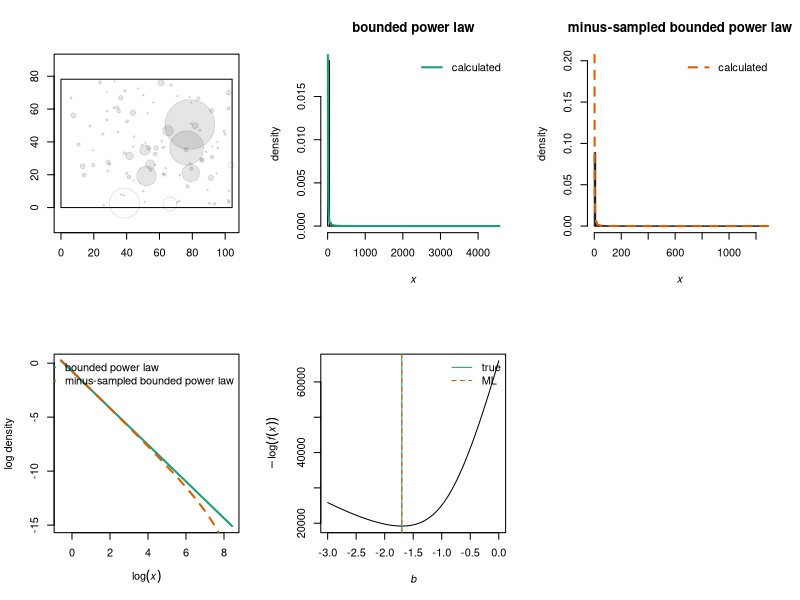

Source code (R):
rm(list = ls())
library(RColorBrewer)

#normalization constant C from Equation 2 in Edwards et al
#arguments:
#min mass xmin
#max mass xmax
#exponent b of bounded power law distribution
#Value: normalization constant C as in Equation 2 of Edwards
getC <- function(xmin, xmax, b){
  if(b == -1){
    return(1 / (log(xmax) - log(xmin)))
  } else {
    return((b + 1) / (xmax ^ (b + 1) - xmin ^(b + 1)))
  }
}

#bounded power law density
#Arguments:
#x: value at which to get density
#b: power law coefficient
#C: normalization constant
#xmin, xmax: min and max for bounded power law
#Value: density f(x) at x
dboundedpowerlaw <- function(x, b, C, xmin, xmax){
  fx <- C * x ^ b
  fx[x < xmin] <- 0
  fx[x > xmax] <- 0
  return(fx)
}

#calculate pi(r), the probability we minus-sample a circle of radius r
#Arguments:
#w, v: rectangular window dimensions
#r: circle radius
#Value: probability a circle of radius r is minus-sampled
getpir <- function(w, v, r){
  return((w - 2 * r) * (v - 2 * r) / (w * v)) #area in which we can minus-sample a circle of radius r / window area
}

#density for minus-sampled bounded power law (in form we can supply to optimizer)
#Arguments:
#b: power law coefficient
#x: value at which to get density
#xmin, min for bounded power law
#w, v: width and height of sampling window (ASSUMES v <= w and xmax greater than largest observable object)
#Value: density f(x) at x
dMSBPLanalytic <- function(b, x, xmin, w, v){
  numerator <- 4 / pi * x ^ (b + 1) - 2 * (w + v) / sqrt(pi) * x ^ (b + 0.5) + w * v * x ^ b
  xmw <- pi / 4 * v ^ 2 #largest circle we can fit in window
  if(b == -2){#special case for denominator
    dplus <- w * v / (b + 1) * xmw ^ (b + 1) - 2 * (w + v) / (sqrt(pi) * (b + 1.5)) * xmw ^ (b + 1.5) + 4 / pi * log(xmw)
    dminus <- w * v / (b + 1) * xmin ^ (b + 1) - 2 * (w + v) / (sqrt(pi) * (b + 1.5)) * xmin ^ (b + 1.5) + 4 / pi * log(xmin)
  } else if (b == - 1.5){#special case for denominator
    dplus <- w * v / (b + 1) * xmw ^ (b + 1) - 2 * (w + v) / sqrt(pi) * log(xmw) + 4 / (pi * (b + 2)) * xmw ^ (b + 2)
    dminus <- w * v / (b + 1) * xmin ^ (b + 1) - 2 * (w + v) / sqrt(pi) * log(xmin) + 4 / (pi * (b + 2)) * xmin ^ (b + 2)
  } else if (b == -1){#special case for denominator
    dplus <- w * v * log(xmw) - 2 * (w + v) / (sqrt(pi) * (b + 1.5)) * xmw ^ (b + 1.5) + 4 / (pi * (b + 2)) * xmw ^ (b + 2)
    dminus <- w * v * log(xmin) - 2 * (w + v) / (sqrt(pi) * (b + 1.5)) * xmin ^ (b + 1.5) + 4 / (pi * (b + 2)) * xmin ^ (b + 2)
  } else {
    dplus <- w * v / (b + 1) * xmw ^ (b + 1) - 2 * (w + v) / (sqrt(pi) * (b + 1.5)) * xmw ^ (b + 1.5) + 4 / (pi * (b + 2)) * xmw ^ (b + 2)
    dminus <- w * v / (b + 1) * xmin ^ (b + 1) - 2 * (w + v) / (sqrt(pi) * (b + 1.5)) * xmin ^ (b + 1.5) + 4 / (pi * (b + 2)) * xmin ^ (b + 2)
  }
  denominator <- dplus - dminus
  fx <- numerator / denominator
  fx[x < xmin] <- 0
  fx[x > xmw] <- 0
  return(fx)
}

#negative log likelihood for minus-sampled bounded power law (in form we can supply to optimizer)
#Arguments:
#b: power law coefficient
#x: vector of sizes
#xmin, min for bounded power law
#w, v: width and height of sampling window (ASSUMES v <= w and xmax greater than largest observable object)
#Value: negative log likelihood for observations x, with parameter b
negloglikMSBPL <- function(b, x, w, v){
  xmin <- min(x) #this is maximum likelihood estimate
  logfx <- sum(log(dMSBPLanalytic(b = b, x = x, xmin = xmin, w = w, v = v)))
  return(-logfx)
}

#plot negative log likelihood against b for minus-sampled bounded power law
#Arguments:
#x: vector of sizes
#w: width of window
#v: height of window
#Value: plot of negative log likelihood against b
plotnegloglik <- function(x, w, v){
  b <- seq(from = -3, to = -1e-6, length.out = 100)
  negllvec <- numeric(3)
  for(i in 1:100){
    negllvec[i] <- negloglikMSBPL(b = b[i], x = x, w = w, v = v)
  }
  plot(b, negllvec, type = "l", xlab = expression(italic(b)), ylab = expression(-log(italic(f(x)))))  
}

#maximum likelihood estimate of b for minus-sampled bounded power law
#Arguments:
#x: vector of sizes
#w: width of window
#v: height of window
#Value: object returned by optimize(), for which $minimum is the ML estimate and $objective is the negative log likelihood
estimatebMSBPL <- function(x, w, v){
  return(optimize(f = negloglikMSBPL, interval = c(-3, 0), x = x, w = w, v = v))
}

#density for minus-sampled bounded power law
#Arguments:
#x: value at which to get density
#b: power law coefficient
#C: normalization constant
#xmin, xmax: min and max for bounded power law
#w, v: width and height of sampling window (ASSUMES v <= w)
#Value: density f(x) at x
#NOTE: NOT SURE ABOUT JACOBIAN YET
dMSBPL <- function(x, b, C, xmin, xmax, w, v){
  Jacobian <- 1 / (2 * sqrt(pi * x))
  #numerator <- C / (w * v) * (4 / pi * x ^ (b + 1) - 2 * (w + v) / sqrt(pi) * x ^ (b + 0.5) + w * v * x ^ b) #includes factor C / (w * v) that cancels with denominator
  numerator <- 4 / pi * x ^ (b + 1) - 2 * (w + v) / sqrt(pi) * x ^ (b + 0.5) + w * v * x ^ b
  #numerator <- numerator * Jacobian #change of variables needed?
  
  n2 <- dboundedpowerlaw(x = x, b = b, C = C, xmin = xmin, xmax = xmax) * getpir(w = w, v = v, r = sqrt(x / pi))
  #n2 <- n2 * Jacobian #CHECK: JACOBIAN NEEDED HERE?

  xmw <- pi / 4 * v ^ 2 #largest circle we can fit in window
  if(b == -2){#special case for denominator
    dplus <- w * v / (b + 1) * xmw ^ (b + 1) - 2 * (w + v) / (sqrt(pi) * (b + 1.5)) * xmw ^ (b + 1.5) + 4 / pi * log(xmw)
    dminus <- w * v / (b + 1) * xmin ^ (b + 1) - 2 * (w + v) / (sqrt(pi) * (b + 1.5)) * xmin ^ (b + 1.5) + 4 / pi * log(xmin)
  } else if (b == - 1.5){#special case for denominator
    dplus <- w * v / (b + 1) * xmw ^ (b + 1) - 2 * (w + v) / sqrt(pi) * log(xmw) + 4 / (pi * (b + 2)) * xmw ^ (b + 2)
    dminus <- w * v / (b + 1) * xmin ^ (b + 1) - 2 * (w + v) / sqrt(pi) * log(xmin) + 4 / (pi * (b + 2)) * xmin ^ (b + 2)
  } else if (b == -1){#special case for denominator
    dplus <- w * v * log(xmw) - 2 * (w + v) / (sqrt(pi) * (b + 1.5)) * xmw ^ (b + 1.5) + 4 / (pi * (b + 2)) * xmw ^ (b + 2)
    dminus <- w * v * log(xmin) - 2 * (w + v) / (sqrt(pi) * (b + 1.5)) * xmin ^ (b + 1.5) + 4 / (pi * (b + 2)) * xmin ^ (b + 2)
  } else {
    dplus <- w * v / (b + 1) * xmw ^ (b + 1) - 2 * (w + v) / (sqrt(pi) * (b + 1.5)) * xmw ^ (b + 1.5) + 4 / (pi * (b + 2)) * xmw ^ (b + 2)
    dminus <- w * v / (b + 1) * xmin ^ (b + 1) - 2 * (w + v) / (sqrt(pi) * (b + 1.5)) * xmin ^ (b + 1.5) + 4 / (pi * (b + 2)) * xmin ^ (b + 2)
  }
  denominator <- dplus - dminus
  d2 <- dMSBPLintegral(b = b, C = C, w = w, v = v, xmin = xmin, xmax = xmax, xmaxminus = xmw)

  fx1 <- numerator / denominator
  fx2 <- n2 / d2$value #USING NUMERICAL INTEGRAL FOR NOW: we can always make this form work for other distributions
  
  print("overall check:")
  print(head(cbind(fx1, fx2)))
  
  fx2[x < xmin] <- 0
  fx2[x > xmw] <- 0
  return(fx2)
}

#numerical check on denominator for minus-sampled bounded power law
#Arguments:
#b: power law coefficient
#C: normalization constant
#w, v: width and height of sampling window (ASSUMES v < w)
#xmin, xmax: min and max for bounded power law
#xmaxminus: max area we can fit in window
#Value: numerical integral of what I think is numerator of minus-sampled bounded power law
dMSBPLintegral <- function(b, C, w, v, xmin, xmax, xmaxminus){
  myfunction <- function(x){
      f <- dboundedpowerlaw(x = x, b = b, C = C, xmin = xmin, xmax = xmax) * getpir(w = w, v = v, r = sqrt(x / pi))
      return(f)
    }
  return(integrate(f = myfunction, lower = xmin, upper = xmaxminus))
}

#inverse cdf for bounded power law
#Arguments:
#u in [0, 1]
#xmin and xmax: min and max values of x
#Value: inverse cdf evaluated at u
FXinv <- function(u, b, xmin, xmax){
  if(b == -1){
    x <- xmax ^ u * xmin ^ (1 - u)
  } else {
    x <- (u * xmax ^ (b + 1) + (1 - u) * xmin ^ (b + 1)) ^ (1 / (b + 1))  
  }
  return(x)
}

#simulate from bounded power law distribution
#Arguments:
#n: number of values to simulate
#b: exponent for distribution
#xmin: min size
#xmax: max size
#Value:
#vector of n observations drawn from the specified bounded power law distribution
simulateboundedpowerlaw <- function(n, b, xmin, xmax){
  u <- runif(n = n, min = 0, max = 1)
  x <- FXinv(u = u, b = b, xmin = xmin, xmax = xmax)
}

#radius of circle given area
#Argument: area x FC: should be in cm^2
#Value: radius r
radiusfromarea <- function(x){
  return(sqrt(x / pi))
}

#does circle of radius r centred at (alpha, beta) fall entirely within a rectangle of side lengths w, v, lower left corner at origin?
#Arguments:
#alpha, beta: coordinates of circle centre
#r: radius of circle
#w, v: width and height of rectangle
#Value:
#logical: circle entirely in rectangle?
inframe <- function(alpha, beta, r, w, v){
  return(alpha >= r & alpha <= (w - r) & beta >= r & beta <= (v - r))
}

#draw sampling window
#Arguments: w, v width and height of rectangular window
#Value: rectangle representing the window
plotframe <- function(w, v){
  polygon(x = c(0, w, w, 0), y = c(0, 0, v, v))
}

#draw circle, filled if entirely in window
#Arguments:
#alpha, beta: centre of circle
#r: radius of circle
#isinframe (logical): is circle entirely in window?
#Value: draw the circle
plotcircle <- function(alpha, beta, r, isinframe){
  theta <- seq(from = 0, to = 2 * pi, length.out = 1e3)
  xc <- r * cos(theta)
  yc <- r * sin(theta)
  if(isinframe){
    plotcol <- adjustcolor("black", 0.1)
    edgecol <- plotcol
  } else {
    plotcol <- NA
    edgecol <- adjustcolor("black", 0.1)
  }
  polygon(xc + alpha, yc + beta, col = plotcol, border = edgecol)
}

#dimensions of sampling window
# w <- 5
# v <- 2 #ASSUME v <= w

# images dimensions from CANON camera (w x v = 3648 x 2736)
# 10 cm = roughly 350 pixels; 1 m = 3500; 1 cm = 35; so dividing by 35 to see what that translates to in cm x cm
w <- 3648/35
v <- 2736/35

#DATA FILES NEED TO BE IN THE PROJECT FOR THIS TO WORK
#load data
#oneyeardf <- read.csv("oneyeardf.csv")
#oneyeardf <- oneyeardf[is.na(oneyeardf$ROI.LabelCode), ] # subset by removing corals that are out of frame
#axisscores <- read.csv("axisscores.csv")
#axisscores <- axisscores[order(axisscores$PC1), ] # order by PC1 from low to high

#sample from the sites; loop to repeat for all sites
#subsample from the minus sampled distribution



#parameters of bounded power law
# need to make a function that estimates the parameters for each site
xmin <- 0.56 #1e-1 #min area FC: 0.56 cm^2 from oneyeardf
xmax <- 4569 #pi * 3^2 #max area FC: 4569 cm^2 from oneyeardf
xmaxminus <- pi / 4 * v^2 #max area of circle that can fit in window
b <- -1.7 #power law exponent
C <- getC(xmin = xmin, xmax = xmax, b = b) #normalization constant
n <- 1e4 #number of circles
nplot <- 100 #number to plot
x <- simulateboundedpowerlaw(n = n, b = b, xmin = xmin, xmax = xmax) #simulated areas

r <- radiusfromarea(x) #colony radii (assume circles)
mycolors <- brewer.pal(3, "Dark2")

alpha <- runif(n = n, min = 0, max = w) #(alpha, beta) uniform random points in sampling window
beta <- runif(n = n, min = 0, max = v)

par(mfrow = c(2, 3))
plot(c(0, w), c(0, v), type = "n", asp = 1, xlab = "", ylab = "")
plotframe(w = w, v = v)
isinframe <- inframe(alpha = alpha, beta = beta, r = r, w = w, v = v)
for(i in 1:nplot){#drawing all the circles can be slow so make nplot not too large
  plotcircle(alpha = alpha[i], beta = beta[i], r = r[i], isinframe = isinframe[i])
}

hist(x, freq = FALSE, main = "bounded power law", breaks = 100, xlab = expression(italic(x)), ylab = "density")
xseq <- seq(from = xmin, to = xmax, length.out = 1e4)
fx <- dboundedpowerlaw(x = xseq, b = b, C = C, xmin = xmin, xmax = xmax)
lines(xseq, fx, col = mycolors[1], lwd = 2, lty = "solid") #density curve for bounded power law
legend("topright", bty = "n", lwd = 2, lty = c("solid"), col = c(mycolors[1]), legend = c("calculated"))

hist(x[isinframe], freq = FALSE, main = "minus-sampled bounded power law", breaks = 100, xlab = expression(italic(x)), ylab = "density", ylim = c(0, 0.2)) #changing y-axis limits helps us see tail
xseqMS <- seq(from = xmin, to = xmaxminus, length.out = 1e4)
fxMS <- dMSBPL(x = xseqMS, b = b, C = C, xmin = xmin, xmax = xmax, w = w, v = v)
lines(xseqMS, fxMS, col = mycolors[2], lwd = 2, lty = "dashed") #density curve for bounded power law
legend("topright", bty = "n", lwd = 2, lty = c("dashed"), col = c(mycolors[2]), legend = c("calculated"))

plot(log(xseq), log(fx), type = "l", lwd = 2, lty = "solid", col = mycolors[1], xlab = expression(log(italic(x))), ylab = "log density")
lines(log(xseqMS), log(fxMS), col = mycolors[2], lwd = 2, lty = "dashed") #density curve for bounded power law
legend("topright", bty = "n", lwd = 2, lty = c("solid", "dashed"), col = c(mycolors[1], mycolors[2]), legend = c("bounded power law", "minus-sampled bounded power law"))

plotnegloglik(x = x[isinframe], w = w, v = v)
abline(v = b, lty = "solid", col = mycolors[1])
bML <- estimatebMSBPL(x = x[isinframe], w = w, v = v)
abline(v = bML$minimum, lty = "dashed", col = mycolors[2])
legend("topright", lty = c("solid", "dashed"), legend = c("true", "ML"), col = mycolors[1:2], bty = "n")


